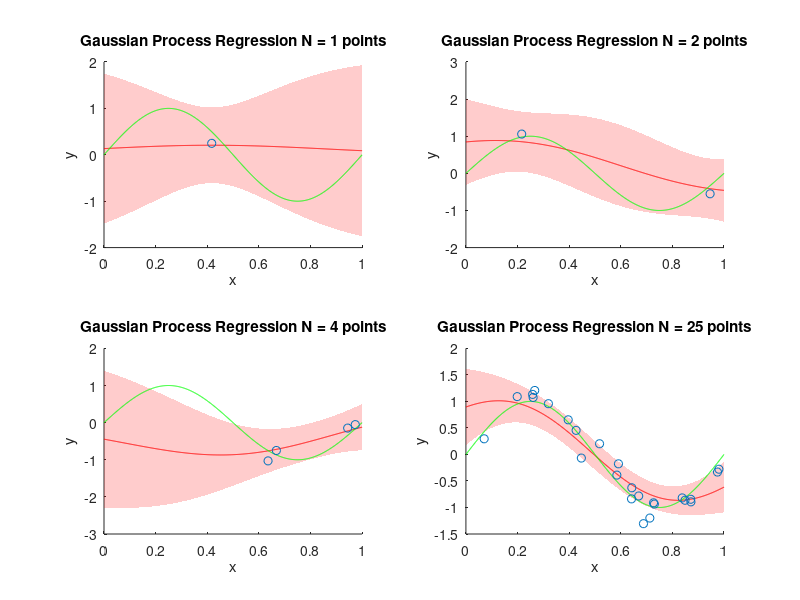

Write the MATLAB code that produced this figure.
%%% ECE 414 Project 3
%%% Sheryan Resutov, Eugene Sokolov, Harrison Zhao
clear all;close all;clc;

kvar = 0.2;
k = @(x1,x2) exp(-abs(x1-x2).^2/(2*kvar));

numxs = 1000;
sigmaN = 0.2;
x = linspace(0,1,numxs);
y = sin(2*pi*x);

subplotNumber = 1;
for numSamples = [1 2 4 25]
    xt = rand(1,numSamples);
    noise = normrnd(0,sigmaN,1,numSamples);
    t = sin(2*pi*xt) + noise;
    
    C = zeros(numSamples);
    for ii=1:numSamples
        for jj=1:numSamples
            C(ii,jj) = k(xt(ii),xt(jj)) + (ii==jj)*sigmaN;
        end
    end
    Cinv = inv(C);
    mu = zeros(1,numxs);
    var = zeros(1,numxs);
    for ii=1:numxs
        kx = k(x(ii),xt);
        mu(ii) = kx*Cinv*t';
        var(ii) = k(x(ii),x(ii))-kx*Cinv*kx';
    end
    subplot(2,2,subplotNumber);
    hold on;
    subplotNumber = subplotNumber + 1;
    % Two stdev from estimated mean
    f = fill([x, fliplr(x)],[mu+2*sqrt(var), fliplr(mu-2*sqrt(var))],'r','edgecolor','none');
    set(f,'facealpha',0.2);
    % red is estimated mean, green is actual mean
    plot(x,mu,'r',x,y,'g');
    % points are samples
    scatter(xt,t,'black');
    xlabel('x');
    ylabel('y');
    title(['Gaussian Process Regression N = ',num2str(numSamples),' points']);
    hold off;
end
